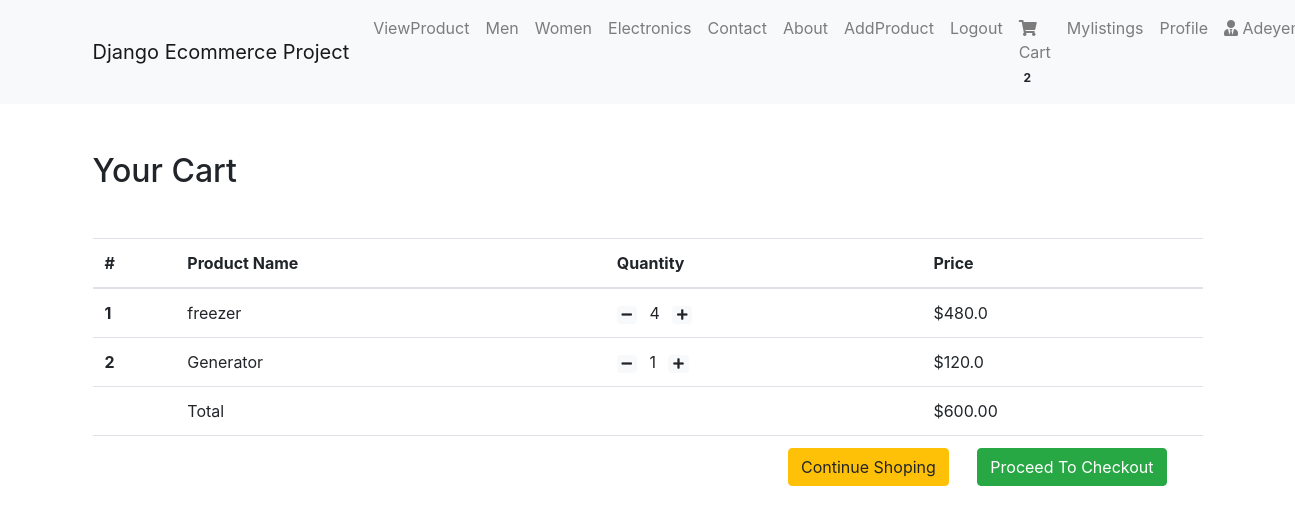
The page /products/cart/ (signed in) on the database its author committed.
### cartes/models.py (models this page shows, shortened)
class Order(models.Model):
    orderitems  = models.ManyToManyField(Cart)
    user = models.ForeignKey(User, on_delete=models.CASCADE)
    ordered = models.BooleanField(default=False)
    created = models.DateTimeField(auto_now_add=True)
    paymentId = models.CharField(max_length=200, blank=True , null=True)
    orderId = models.CharField(max_length=200, blank=True, null=True)
    def get_totals(self):
        total = 0
        for order_item in self.orderitems.all():
            total += order_item.get_total()
        return total

class Cart(models.Model):
    user = models.ForeignKey(User, on_delete=models.CASCADE)
    item = models.ForeignKey(Product, on_delete=models.CASCADE)
    quantity = models.IntegerField(default=1)
    purchased = models.BooleanField(default=False)
    created = models.DateTimeField(auto_now_add=True)
    def get_total(self):
        total = self.item.price * self.quantity
        floattotal = float("{0:.2f}".format(total))
        return floattotal

### products/models.py (models this page shows, shortened)
class  Product(models.Model):
    seller_name = models.ForeignKey(User, on_delete=models.CASCADE,default=1)
    image = models.ImageField(upload_to='images', blank=True)
    name = models.CharField(max_length=300)
    slug = models.SlugField()
    category = models.ForeignKey(Category, on_delete=models.CASCADE, default=True, null=False)
    preview_text = models.TextField(max_length=200, verbose_name='Preview Text')
    detail_text = models.TextField(max_length=1000, verbose_name='Detail Text')
    price = models.FloatField()
    is_published = models.BooleanField(default=True)
    created_at = models.DateTimeField(default=datetime.now, blank=True)

### cartes/views.py (the view)
# urls.py: path('cart/', CartView, name='cart-home'),
def CartView(request):
    user = request.user
    carts = Cart.objects.filter(user=user, purchased=False)
    orders = Order.objects.filter(user=user, ordered=False)
    if carts.exists():
        if orders.exists():
            order = orders[0]
            return render(request, 'cartes/home.html', {"carts": carts, 'order': order})
        else:
            messages.warning(request, "You do not have any item in your Cart")
            return redirect("products:home")
    else:
        messages.warning(request, "You do not have any item in your Cart")
        return redirect("products:home")

### cartes/templatetags/cart_tag.py (called while the page is built)
@register.filter
def cart_total(user):
    order = Order.objects.filter(user=user, ordered=False)
    if order.exists():
    	return order[0].orderitems.count()
    else:
    	return 0

### cartes/templates/cartes/home.html
{% extends 'products/base.html' %}
{% block content %}
<div class="container my-5">
<div class="my-5">
	<h2>Your Cart</h2>
</div>
<table class="table table-hover">
  <thead>
    <tr>
      <th scope="col">#</th>
      <th scope="col">Product Name</th>
      <th scope="col">Quantity</th>
      <th scope="col">Price</th>
    </tr>
  </thead>
  <tbody>
  	{% for cart in carts %}
    <tr>
      <th scope="row">{{ forloop.counter }}</th>
      <td>{{ cart.item.name }}</td>
      <td>
        <a class="mr-2" href="{% url 'products:decrease-cart' cart.item.slug %}"><span class="badge badge-light"><i class="fas fa-minus"></i></span></a>
      {{ cart.quantity }}
      <a class="ml-2" href="{% url 'products:cart' cart.item.slug %}" ><span class="badge badge-light"><i class="fas fa-plus"></i></span></a>
      </td>
      <td>${{ cart.get_total }}</td>
    </tr>
	{% endfor %}
    <tr>
      <th scope="row"></th>
      <td colspan="2">Total</td>
      <td>${{ order.get_totals| floatformat:2 }}</td>
    </tr>
    <tr>
      <th scope="row"></th>
      <td colspan="3" class="text-right ">
        <a href="{% url 'products:home' %}" class="btn btn-warning mr-4" >Continue Shoping</a>
        <a href="{% url 'checkout:index' %}" class="btn btn-success mr-4">Proceed To Checkout</a>
      </td>
    </tr>
  </tbody>
</table>
</div>
{% endblock %}

### products/templates/products/navbar.html (shortened to what this page needs)
{% load cart_tag %}
<nav class="navbar navbar-expand-lg navbar-light bg-light">
  <div class="container">
  <a class="navbar-brand" href="#">Django Ecommerce Project</a>
  <div class="collapse navbar-collapse" id="navbarNav">
    <ul class="navbar-nav ml-auto">
        <a href="{% url 'products:home' %}" class="nav-link">ViewProduct</a>
      <li {% if request.path == 'contact' %}class="nav-item active"{% else %}class="nav-item"{% endif %}>
        <a class="nav-link" href="#">Men <span class="sr-only">(current)</span></a>
      </li>
      <li class="nav-item">
        <a class="nav-link" href="#">Women</a>
      </li>
      <li class="nav-item">
        <a class="nav-link" href="#">Electronics</a>
      </li>
       <li class="nav-item">
        <a class="nav-link" href="{% url 'users:contact' %}">Contact</a>
      </li>
      <li class="nav-item">
        <a class="nav-link" href="{% url 'products:about' %}">About</a>
      </li>
      <li class="nav-item">
        <a class="nav-link" href="{% url 'products:addProduct' %}">AddProduct</a>
      </li>
      {% if request.user.is_authenticated %}
      <li class="nav-item">
        <a class="nav-link" href="{% url 'users:logout' %}">Logout</a>
      </li>
      <li class="nav-item">
        <a class="nav-link" href="{% url 'products:cart-home' %}">
          <i class="fa fa-shopping-cart"></i> Cart
          <span class="badge badge-light">{{ request.user| cart_total }}</span>
        </a>
      </li>
      <li class="nav-item">
        <a class="nav-link" href="{% url 'products:mylistings' %}">Mylistings</a>
      </li>
      <li class="nav-item">
        <a class="nav-link" href="{% url 'users:profile' %}">Profile</a>
      </li>
      <li class="nav-item dropdown">
        <a class="nav-link dropdown-toggle" href="#" id="navbarDropdown" role="button" data-toggle="dropdown" aria-haspopup="true" aria-expanded="false">
          <i class="fas fa-user-tie"></i> {{ request.user.username }}
        </a>
      </li>
      {% else %}
       <li class="nav-item">
        <a  class="btn btn-primary" href="{% url 'users:login' %}">Login / Register</a>
      </li>
      {% endif %}
    </ul>
  </div>
  </div>
</nav>

### rows shown on the page
Cart: item.name "freezer", quantity "4", get_total "480.0"
Cart: item.name "Generator", quantity "1", get_total "120.0"
Order: get_totals "600.00"

### other values the page prints
{{ request.user| cart_total }} "2"
